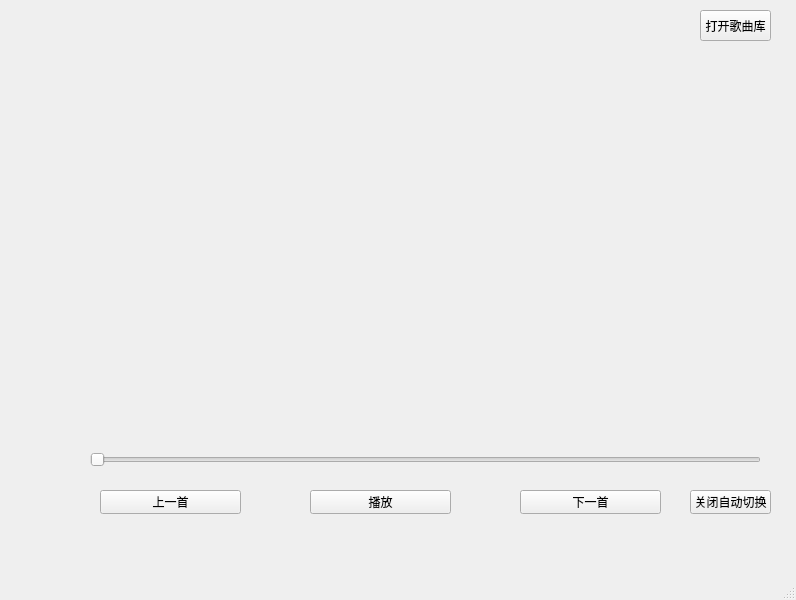
<?xml version="1.0" encoding="UTF-8"?>
<ui version="4.0">
 <class>MainWindow</class>
 <widget class="QMainWindow" name="MainWindow">
  <property name="geometry">
   <rect>
    <x>0</x>
    <y>0</y>
    <width>796</width>
    <height>600</height>
   </rect>
  </property>
  <property name="windowTitle">
   <string>MainWindow</string>
  </property>
  <property name="autoFillBackground">
   <bool>false</bool>
  </property>
  <widget class="QWidget" name="centralwidget">
   <widget class="QSlider" name="progressSlider">
    <property name="geometry">
     <rect>
      <x>90</x>
      <y>450</y>
      <width>671</width>
      <height>20</height>
     </rect>
    </property>
    <property name="cursor">
     <cursorShape>PointingHandCursor</cursorShape>
    </property>
    <property name="orientation">
     <enum>Qt::Horizontal</enum>
    </property>
   </widget>
   <widget class="QPushButton" name="prevSongBtn">
    <property name="geometry">
     <rect>
      <x>100</x>
      <y>490</y>
      <width>141</width>
      <height>24</height>
     </rect>
    </property>
    <property name="cursor">
     <cursorShape>PointingHandCursor</cursorShape>
    </property>
    <property name="text">
     <string>上一首</string>
    </property>
   </widget>
   <widget class="QPushButton" name="openLibraryBtn">
    <property name="geometry">
     <rect>
      <x>700</x>
      <y>10</y>
      <width>71</width>
      <height>31</height>
     </rect>
    </property>
    <property name="cursor">
     <cursorShape>PointingHandCursor</cursorShape>
    </property>
    <property name="text">
     <string>打开歌曲库</string>
    </property>
   </widget>
   <widget class="QPushButton" name="autoNextBtn">
    <property name="geometry">
     <rect>
      <x>690</x>
      <y>490</y>
      <width>81</width>
      <height>24</height>
     </rect>
    </property>
    <property name="cursor">
     <cursorShape>PointingHandCursor</cursorShape>
    </property>
    <property name="text">
     <string>关闭自动切换</string>
    </property>
   </widget>
   <widget class="QPushButton" name="playPauseBtn">
    <property name="geometry">
     <rect>
      <x>310</x>
      <y>490</y>
      <width>141</width>
      <height>24</height>
     </rect>
    </property>
    <property name="cursor">
     <cursorShape>PointingHandCursor</cursorShape>
    </property>
    <property name="text">
     <string>播放</string>
    </property>
   </widget>
   <widget class="QPushButton" name="nextSongBtn">
    <property name="geometry">
     <rect>
      <x>520</x>
      <y>490</y>
      <width>141</width>
      <height>24</height>
     </rect>
    </property>
    <property name="cursor">
     <cursorShape>PointingHandCursor</cursorShape>
    </property>
    <property name="text">
     <string>下一首</string>
    </property>
   </widget>
  </widget>
  <widget class="QMenuBar" name="menubar">
   <property name="geometry">
    <rect>
     <x>0</x>
     <y>0</y>
     <width>796</width>
     <height>21</height>
    </rect>
   </property>
  </widget>
  <widget class="QStatusBar" name="statusbar"/>
 </widget>
 <resources/>
 <connections/>
</ui>
